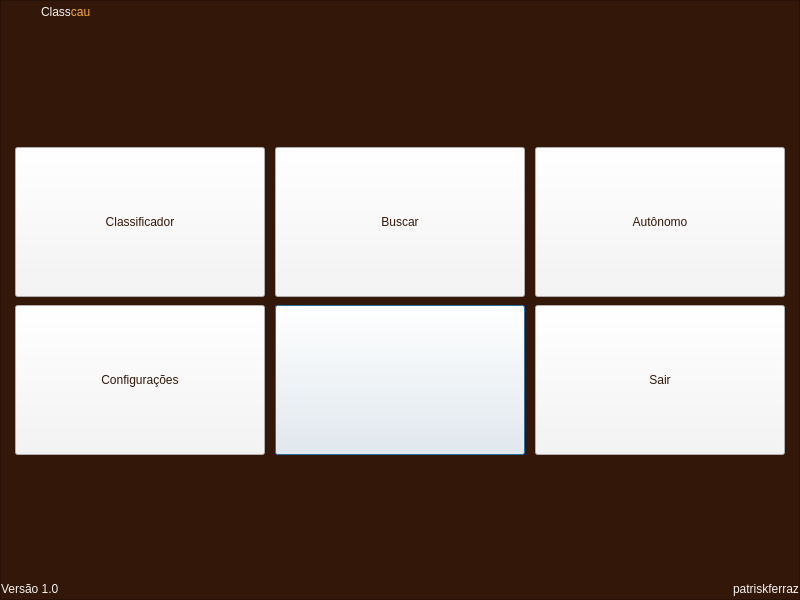
<?xml version="1.0" encoding="UTF-8"?>
<ui version="4.0">
 <class>DTelaInicial</class>
 <widget class="QDialog" name="DTelaInicial">
  <property name="geometry">
   <rect>
    <x>0</x>
    <y>0</y>
    <width>800</width>
    <height>600</height>
   </rect>
  </property>
  <property name="sizePolicy">
   <sizepolicy hsizetype="Preferred" vsizetype="Preferred">
    <horstretch>0</horstretch>
    <verstretch>0</verstretch>
   </sizepolicy>
  </property>
  <property name="windowTitle">
   <string>Classcau - Início</string>
  </property>
  <property name="toolTip">
   <string/>
  </property>
  <layout class="QGridLayout" name="gridLayout">
   <property name="leftMargin">
    <number>0</number>
   </property>
   <property name="topMargin">
    <number>0</number>
   </property>
   <property name="rightMargin">
    <number>0</number>
   </property>
   <property name="bottomMargin">
    <number>0</number>
   </property>
   <property name="spacing">
    <number>0</number>
   </property>
   <item row="0" column="0">
    <widget class="QFrame" name="fTelaInicial">
     <property name="styleSheet">
      <string notr="true">background-color: rgb(51, 23, 9);</string>
     </property>
     <property name="frameShape">
      <enum>QFrame::StyledPanel</enum>
     </property>
     <property name="frameShadow">
      <enum>QFrame::Plain</enum>
     </property>
     <layout class="QGridLayout" name="gridLayout_3">
      <property name="leftMargin">
       <number>0</number>
      </property>
      <property name="topMargin">
       <number>0</number>
      </property>
      <property name="rightMargin">
       <number>0</number>
      </property>
      <property name="bottomMargin">
       <number>0</number>
      </property>
      <property name="spacing">
       <number>0</number>
      </property>
      <item row="0" column="0">
       <layout class="QVBoxLayout" name="verticalLayout_2">
        <item>
         <layout class="QVBoxLayout" name="verticalLayout">
          <property name="spacing">
           <number>0</number>
          </property>
          <item>
           <layout class="QHBoxLayout" name="horizontalLayout_2">
            <property name="spacing">
             <number>0</number>
            </property>
            <item>
             <layout class="QHBoxLayout" name="horizontalLayout">
              <property name="spacing">
               <number>0</number>
              </property>
              <property name="leftMargin">
               <number>0</number>
              </property>
              <property name="topMargin">
               <number>0</number>
              </property>
              <item>
               <widget class="QPushButton" name="pbAdvanced">
                <property name="sizePolicy">
                 <sizepolicy hsizetype="Minimum" vsizetype="Fixed">
                  <horstretch>0</horstretch>
                  <verstretch>0</verstretch>
                 </sizepolicy>
                </property>
                <property name="mouseTracking">
                 <bool>true</bool>
                </property>
                <property name="focusPolicy">
                 <enum>Qt::NoFocus</enum>
                </property>
                <property name="contextMenuPolicy">
                 <enum>Qt::DefaultContextMenu</enum>
                </property>
                <property name="text">
                 <string/>
                </property>
                <property name="icon">
                 <iconset resource="resource.qrc">
                  <normaloff>:/icon/img/icon/pLogoClasscau.svg</normaloff>:/icon/img/icon/pLogoClasscau.svg</iconset>
                </property>
                <property name="iconSize">
                 <size>
                  <width>40</width>
                  <height>40</height>
                 </size>
                </property>
                <property name="autoDefault">
                 <bool>false</bool>
                </property>
                <property name="flat">
                 <bool>true</bool>
                </property>
               </widget>
              </item>
              <item>
               <widget class="QLabel" name="lTextLogo">
                <property name="mouseTracking">
                 <bool>true</bool>
                </property>
                <property name="styleSheet">
                 <string notr="true">font: 22pt &quot;Roboto Bk&quot;;</string>
                </property>
                <property name="text">
                 <string>&lt;html&gt;&lt;head/&gt;&lt;body&gt;&lt;p&gt;&lt;span style=&quot; color:#f6f4f4;&quot;&gt;Class&lt;/span&gt;&lt;span style=&quot; color:#faad19;&quot;&gt;cau&lt;/span&gt;&lt;/p&gt;&lt;/body&gt;&lt;/html&gt;</string>
                </property>
                <property name="alignment">
                 <set>Qt::AlignLeading|Qt::AlignLeft|Qt::AlignVCenter</set>
                </property>
               </widget>
              </item>
             </layout>
            </item>
            <item>
             <spacer name="horizontalSpacer">
              <property name="orientation">
               <enum>Qt::Horizontal</enum>
              </property>
              <property name="sizeHint" stdset="0">
               <size>
                <width>40</width>
                <height>20</height>
               </size>
              </property>
             </spacer>
            </item>
            <item>
             <widget class="QPushButton" name="pbMenu">
              <property name="focusPolicy">
               <enum>Qt::NoFocus</enum>
              </property>
              <property name="styleSheet">
               <string notr="true"/>
              </property>
              <property name="text">
               <string/>
              </property>
              <property name="icon">
               <iconset resource="resource.qrc">
                <normaloff>:/icon/img/icon/logoMenu.svg</normaloff>:/icon/img/icon/logoMenu.svg</iconset>
              </property>
              <property name="iconSize">
               <size>
                <width>25</width>
                <height>25</height>
               </size>
              </property>
              <property name="checkable">
               <bool>false</bool>
              </property>
              <property name="autoDefault">
               <bool>false</bool>
              </property>
              <property name="default">
               <bool>false</bool>
              </property>
              <property name="flat">
               <bool>true</bool>
              </property>
             </widget>
            </item>
           </layout>
          </item>
          <item>
           <spacer name="verticalSpacer">
            <property name="orientation">
             <enum>Qt::Vertical</enum>
            </property>
            <property name="sizeHint" stdset="0">
             <size>
              <width>20</width>
              <height>40</height>
             </size>
            </property>
           </spacer>
          </item>
          <item>
           <layout class="QGridLayout" name="gridLayout_2">
            <property name="bottomMargin">
             <number>0</number>
            </property>
            <property name="horizontalSpacing">
             <number>10</number>
            </property>
            <property name="verticalSpacing">
             <number>8</number>
            </property>
            <item row="1" column="2">
             <widget class="QPushButton" name="pbNone">
              <property name="minimumSize">
               <size>
                <width>250</width>
                <height>150</height>
               </size>
              </property>
              <property name="maximumSize">
               <size>
                <width>250</width>
                <height>150</height>
               </size>
              </property>
              <property name="styleSheet">
               <string notr="true">font: 10pt &quot;Roboto Bk&quot;;
background-color: rgb(246, 244, 244);
color: rgb(51, 23, 9);</string>
              </property>
              <property name="text">
               <string/>
              </property>
             </widget>
            </item>
            <item row="1" column="3">
             <widget class="QPushButton" name="pbSair">
              <property name="sizePolicy">
               <sizepolicy hsizetype="MinimumExpanding" vsizetype="MinimumExpanding">
                <horstretch>0</horstretch>
                <verstretch>0</verstretch>
               </sizepolicy>
              </property>
              <property name="minimumSize">
               <size>
                <width>250</width>
                <height>150</height>
               </size>
              </property>
              <property name="maximumSize">
               <size>
                <width>250</width>
                <height>150</height>
               </size>
              </property>
              <property name="styleSheet">
               <string notr="true">font: 15pt &quot;Roboto Bk&quot;;
background-color: rgb(246, 244, 244);
color: rgb(51, 23, 9);</string>
              </property>
              <property name="text">
               <string>Sair</string>
              </property>
              <property name="icon">
               <iconset resource="resource.qrc">
                <normaloff>:/icon/img/icon/logoSair.svg</normaloff>:/icon/img/icon/logoSair.svg</iconset>
              </property>
              <property name="iconSize">
               <size>
                <width>100</width>
                <height>80</height>
               </size>
              </property>
             </widget>
            </item>
            <item row="0" column="3">
             <widget class="QPushButton" name="pbAutonomo">
              <property name="sizePolicy">
               <sizepolicy hsizetype="MinimumExpanding" vsizetype="MinimumExpanding">
                <horstretch>0</horstretch>
                <verstretch>0</verstretch>
               </sizepolicy>
              </property>
              <property name="minimumSize">
               <size>
                <width>250</width>
                <height>150</height>
               </size>
              </property>
              <property name="maximumSize">
               <size>
                <width>250</width>
                <height>150</height>
               </size>
              </property>
              <property name="styleSheet">
               <string notr="true">font: 15pt &quot;Roboto Bk&quot;;
background-color: rgb(246, 244, 244);
color: rgb(51, 23, 9);</string>
              </property>
              <property name="text">
               <string>Autônomo</string>
              </property>
              <property name="icon">
               <iconset resource="resource.qrc">
                <normaloff>:/icon/img/icon/logoAutonomo.svg</normaloff>:/icon/img/icon/logoAutonomo.svg</iconset>
              </property>
              <property name="iconSize">
               <size>
                <width>100</width>
                <height>80</height>
               </size>
              </property>
             </widget>
            </item>
            <item row="0" column="2">
             <widget class="QPushButton" name="pbBuscar">
              <property name="sizePolicy">
               <sizepolicy hsizetype="Maximum" vsizetype="MinimumExpanding">
                <horstretch>0</horstretch>
                <verstretch>80</verstretch>
               </sizepolicy>
              </property>
              <property name="minimumSize">
               <size>
                <width>250</width>
                <height>150</height>
               </size>
              </property>
              <property name="maximumSize">
               <size>
                <width>250</width>
                <height>150</height>
               </size>
              </property>
              <property name="styleSheet">
               <string notr="true">font: 15pt &quot;Roboto Bk&quot;;
background-color: rgb(246, 244, 244);
color: rgb(51, 23, 9);</string>
              </property>
              <property name="text">
               <string>Buscar</string>
              </property>
              <property name="icon">
               <iconset resource="resource.qrc">
                <normaloff>:/icon/img/icon/logoBuscarc.svg</normaloff>:/icon/img/icon/logoBuscarc.svg</iconset>
              </property>
              <property name="iconSize">
               <size>
                <width>100</width>
                <height>80</height>
               </size>
              </property>
              <property name="flat">
               <bool>false</bool>
              </property>
             </widget>
            </item>
            <item row="0" column="0">
             <spacer name="horizontalSpacer_2">
              <property name="orientation">
               <enum>Qt::Horizontal</enum>
              </property>
              <property name="sizeHint" stdset="0">
               <size>
                <width>40</width>
                <height>20</height>
               </size>
              </property>
             </spacer>
            </item>
            <item row="0" column="4">
             <spacer name="horizontalSpacer_3">
              <property name="orientation">
               <enum>Qt::Horizontal</enum>
              </property>
              <property name="sizeHint" stdset="0">
               <size>
                <width>40</width>
                <height>20</height>
               </size>
              </property>
             </spacer>
            </item>
            <item row="1" column="1">
             <widget class="QPushButton" name="pbConfiguracoes">
              <property name="sizePolicy">
               <sizepolicy hsizetype="MinimumExpanding" vsizetype="MinimumExpanding">
                <horstretch>0</horstretch>
                <verstretch>0</verstretch>
               </sizepolicy>
              </property>
              <property name="minimumSize">
               <size>
                <width>250</width>
                <height>150</height>
               </size>
              </property>
              <property name="maximumSize">
               <size>
                <width>250</width>
                <height>150</height>
               </size>
              </property>
              <property name="styleSheet">
               <string notr="true">font: 15pt &quot;Roboto Bk&quot;;
background-color: rgb(246, 244, 244);
color: rgb(51, 23, 9);</string>
              </property>
              <property name="text">
               <string>Configurações</string>
              </property>
              <property name="icon">
               <iconset resource="resource.qrc">
                <normaloff>:/icon/img/icon/logoConfiguracoes.svg</normaloff>:/icon/img/icon/logoConfiguracoes.svg</iconset>
              </property>
              <property name="iconSize">
               <size>
                <width>100</width>
                <height>80</height>
               </size>
              </property>
              <property name="checkable">
               <bool>false</bool>
              </property>
              <property name="checked">
               <bool>false</bool>
              </property>
              <property name="autoRepeat">
               <bool>false</bool>
              </property>
              <property name="autoExclusive">
               <bool>false</bool>
              </property>
             </widget>
            </item>
            <item row="0" column="1">
             <widget class="QPushButton" name="pbClassificador">
              <property name="enabled">
               <bool>true</bool>
              </property>
              <property name="sizePolicy">
               <sizepolicy hsizetype="MinimumExpanding" vsizetype="MinimumExpanding">
                <horstretch>0</horstretch>
                <verstretch>0</verstretch>
               </sizepolicy>
              </property>
              <property name="minimumSize">
               <size>
                <width>250</width>
                <height>150</height>
               </size>
              </property>
              <property name="maximumSize">
               <size>
                <width>250</width>
                <height>150</height>
               </size>
              </property>
              <property name="focusPolicy">
               <enum>Qt::StrongFocus</enum>
              </property>
              <property name="acceptDrops">
               <bool>false</bool>
              </property>
              <property name="layoutDirection">
               <enum>Qt::LeftToRight</enum>
              </property>
              <property name="autoFillBackground">
               <bool>false</bool>
              </property>
              <property name="styleSheet">
               <string notr="true">font: 15pt &quot;Roboto Bk&quot;;
background-color: rgb(246, 244, 244);
color: rgb(51, 23, 9);</string>
              </property>
              <property name="inputMethodHints">
               <set>Qt::ImhNone</set>
              </property>
              <property name="text">
               <string>Classificador</string>
              </property>
              <property name="icon">
               <iconset resource="resource.qrc">
                <normaloff>:/icon/img/icon/logoClassificador.svg</normaloff>:/icon/img/icon/logoClassificador.svg</iconset>
              </property>
              <property name="iconSize">
               <size>
                <width>100</width>
                <height>80</height>
               </size>
              </property>
              <property name="autoRepeat">
               <bool>false</bool>
              </property>
              <property name="autoExclusive">
               <bool>false</bool>
              </property>
              <property name="autoRepeatInterval">
               <number>100</number>
              </property>
              <property name="autoDefault">
               <bool>true</bool>
              </property>
              <property name="default">
               <bool>false</bool>
              </property>
              <property name="flat">
               <bool>false</bool>
              </property>
             </widget>
            </item>
           </layout>
          </item>
          <item>
           <spacer name="verticalSpacer_2">
            <property name="orientation">
             <enum>Qt::Vertical</enum>
            </property>
            <property name="sizeHint" stdset="0">
             <size>
              <width>20</width>
              <height>40</height>
             </size>
            </property>
           </spacer>
          </item>
         </layout>
        </item>
        <item>
         <layout class="QHBoxLayout" name="horizontalLayout_4">
          <item>
           <widget class="QLabel" name="label">
            <property name="styleSheet">
             <string notr="true">font: 10pt &quot;Roboto Bk&quot;;
color: rgb(246, 244, 244);</string>
            </property>
            <property name="text">
             <string>Versão 1.0</string>
            </property>
           </widget>
          </item>
          <item>
           <spacer name="horizontalSpacer_4">
            <property name="orientation">
             <enum>Qt::Horizontal</enum>
            </property>
            <property name="sizeHint" stdset="0">
             <size>
              <width>40</width>
              <height>20</height>
             </size>
            </property>
           </spacer>
          </item>
          <item>
           <widget class="QLabel" name="label_2">
            <property name="styleSheet">
             <string notr="true">font: 10pt &quot;Roboto Bk&quot;;
color: rgb(246, 244, 244);</string>
            </property>
            <property name="text">
             <string>patriskferraz</string>
            </property>
           </widget>
          </item>
         </layout>
        </item>
       </layout>
      </item>
     </layout>
    </widget>
   </item>
  </layout>
 </widget>
 <resources>
  <include location="resource.qrc"/>
 </resources>
 <connections/>
</ui>
